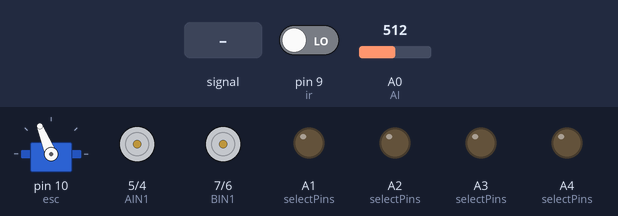
Bench run of a sketch on a simulated Arduino Uno, built with avr-gcc and run on an emulated ATmega328P. Shown: servo, motor-driver pin pairs drawn as motors (green arrow = first pin HIGH = forward, orange = second pin HIGH = backward, longer = more drive, scaled by the enable pin), output pins drawn as LEDs (lit = HIGH). Inputs (shaded band) come from the test bench; at power-on: pin 9 (ir) LOW, A0 (AI) = 512.

Above: at 6.2 s.
6.3 s: pin 9 (ir) driven HIGH
At 9.2 s:
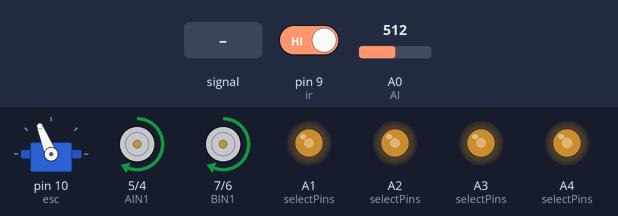
9.3 s: A0 (AI) fed a 200 Hz sine of ±255 counts around its level
At 10.3 s:
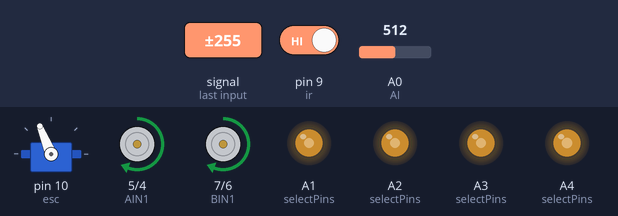
12.3 s: pin 9 (ir) driven LOW
At 12.8 s:
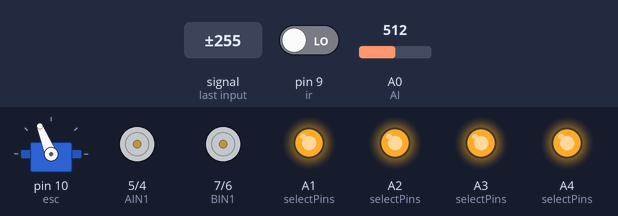
13.8 s: pin 9 (ir) driven HIGH
At 14.9 s:
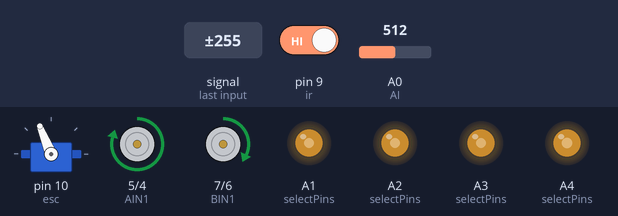
16.8 s: A0 (AI) fed a 1000 Hz sine of ±255 counts around its level
19.8 s: A0 (AI) set to 306
At 20.4 s:
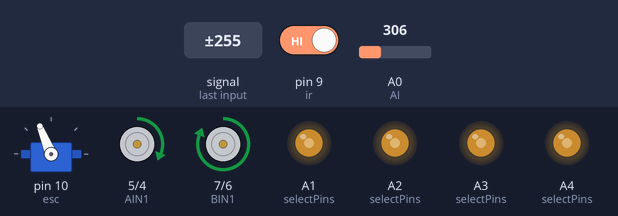
Timing chart, 0 to 22.3 s (numbered marks = the images above; inputs shaded):
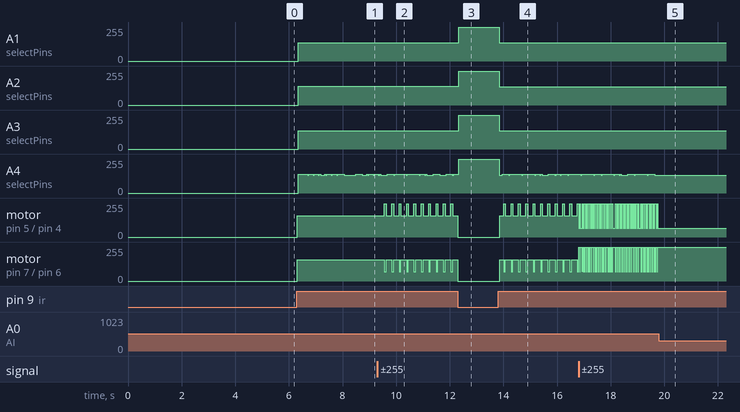

The sketch:

PID.ino
```cpp
#include <Servo.h>
Servo esc;
#define s0 A1
#define s1 A2
#define s2 A3
#define s3 A4
#define AI A0
#define ir 9

int sensore[16];
int filter = 400;
const int selectPins[4] = {s0, s1, s2, s3};

long position = 7500;
long lastPosition = 7500;

// PID
float Kp = 0.8;       // 0.33    |0.25 |0.18 |0.5    |0.6
float Ki = 0;      // 0.001       |0     |0.001      |0   base 150
float Kd = 8;       //  3.25    |1    |4   |6      |6.2

int error = 0;
int lastError = 0;
long integral = 0;

// Motor pins
#define PWMA 3
#define AIN1 5
#define AIN2 4
#define BIN1 7
#define BIN2 6
#define PWMB 11

int baseSpeed = 160; //70 |145   |150   |160

void setup()

{
  //Serial.begin(115200);

  for (int i = 0; i < 4; i++)
  pinMode(selectPins[i], OUTPUT);

  pinMode(AIN1, OUTPUT);
  pinMode(AIN2, OUTPUT);
  pinMode(BIN1, OUTPUT);
  pinMode(BIN2, OUTPUT);
  pinMode(PWMA, OUTPUT);
  pinMode(PWMB, OUTPUT);

  esc.attach(10);               // Συνδέουμε το σήμα του ESC στο pin 3
  armESC();
  int pwm = map(70, 0, 100, 1000, 2000); // Μετατροπή ποσοστού σε μικροδευτερόλεπτα
  esc.writeMicroseconds(pwm);
  delay(2000);


}

void loop(){
while (digitalRead(ir) == 1)
{

  position = readLine();

  error = position - 7500;

  integral += error;


  int derivative = error - lastError;

  float correction = Kp*error + Ki*integral + Kd*derivative;

  correction = constrain(correction,-95,90); //-70,110 |-90,110

  lastError = error;

  int leftSpeed = constrain(baseSpeed + correction, 0, 255); //new
  int rightSpeed = constrain(baseSpeed - correction, 0, 255); //new

  setMotor(leftSpeed,rightSpeed);
}
  setMotor(0,0);
}
long readLine()
{

  long avg = 0;
  int sum = 0;

  for (int channel = 0; channel < 16; channel++)
  {

    for (int bit = 0; bit < 4; bit++)
    digitalWrite(selectPins[bit], (channel >> bit) & 1);

    delayMicroseconds(20);

    sensore[channel] = analogRead(AI);
    // Serial.print(sensore[channel]);
     //Serial.print(" ");
    // delay(100);
    sensore[channel] = (sensore[channel] > filter) ? 1 : 0;


    if(sensore[channel] == 1)
    {
      avg += (long)channel * 1000;
      sum++;
    }

  }

  Serial.println();

  if(sum == 0)
  return lastPosition;

  lastPosition = avg / sum;

  return lastPosition;
}

void setMotor(int leftSpeed,int rightSpeed)
{

  digitalWrite(AIN1,0x1);
  digitalWrite(AIN2,0x0);

  digitalWrite(BIN1,0x1);
  digitalWrite(BIN2,0x0);

  analogWrite(PWMA,leftSpeed);
  analogWrite(PWMB,rightSpeed);
}
void armESC() {
  esc.writeMicroseconds(1000); // Συνήθως 1000us για μηδέν γκάζι
  delay(3000);                 // Περιμένουμε 3 δευτ. για arming
}
```

Measured:
- after the input at 6.3 s, A1 (selectPins), A3 (selectPins): 0/255 → 138/255 at once; A2 (selectPins): 0/255 → 139/255 at once; motor on pin 5 (AIN1) / pin 4 (AIN2), motor on pin 7 (BIN1) / pin 6 (BIN2): stopped → forward 160/255 at once
- after the input at 9.3 s, motor on pin 5 (AIN1) / pin 4 (AIN2): alternates forward 250/255 for 0.07 s and forward 160/255 for 0.21 s, starting after 0.26 s; motor on pin 7 (BIN1) / pin 6 (BIN2): alternates forward 160/255 for 0.21 s and forward 70/255 for 0.07 s, starting after 0.26 s
- after the input at 12.3 s, A1 (selectPins), A3 (selectPins): 138/255 → 255/255 at once; A2 (selectPins): 139/255 → 255/255 at once
- after the input at 13.8 s, A1 (selectPins), A2 (selectPins): 255/255 → 137/255 at once
- after the input at 19.8 s, A4 (selectPins): stops changing and stays 135/255; motor on pin 5 (AIN1) / pin 4 (AIN2): stops changing and stays forward 65/255; motor on pin 7 (BIN1) / pin 6 (BIN2): stops changing and stays forward 255/255
